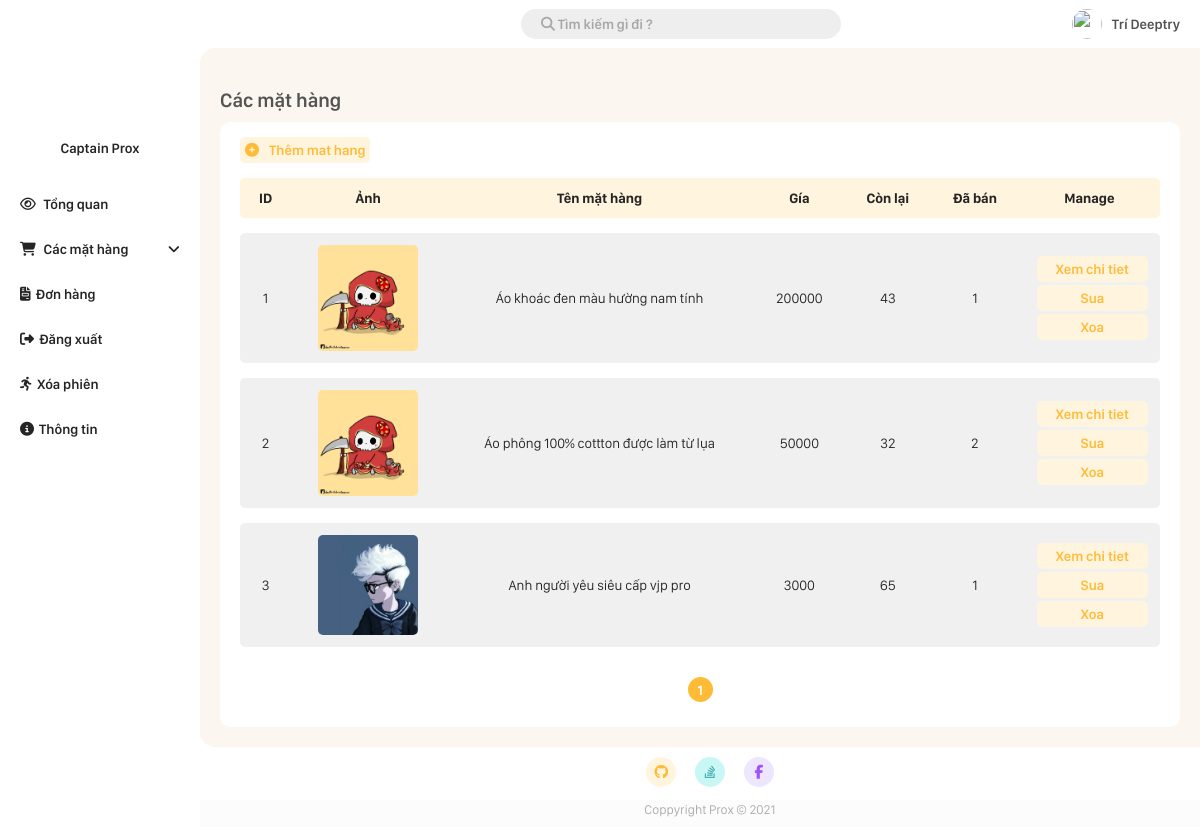
Page /Admin/product.php (signed in) on the earlier database version.
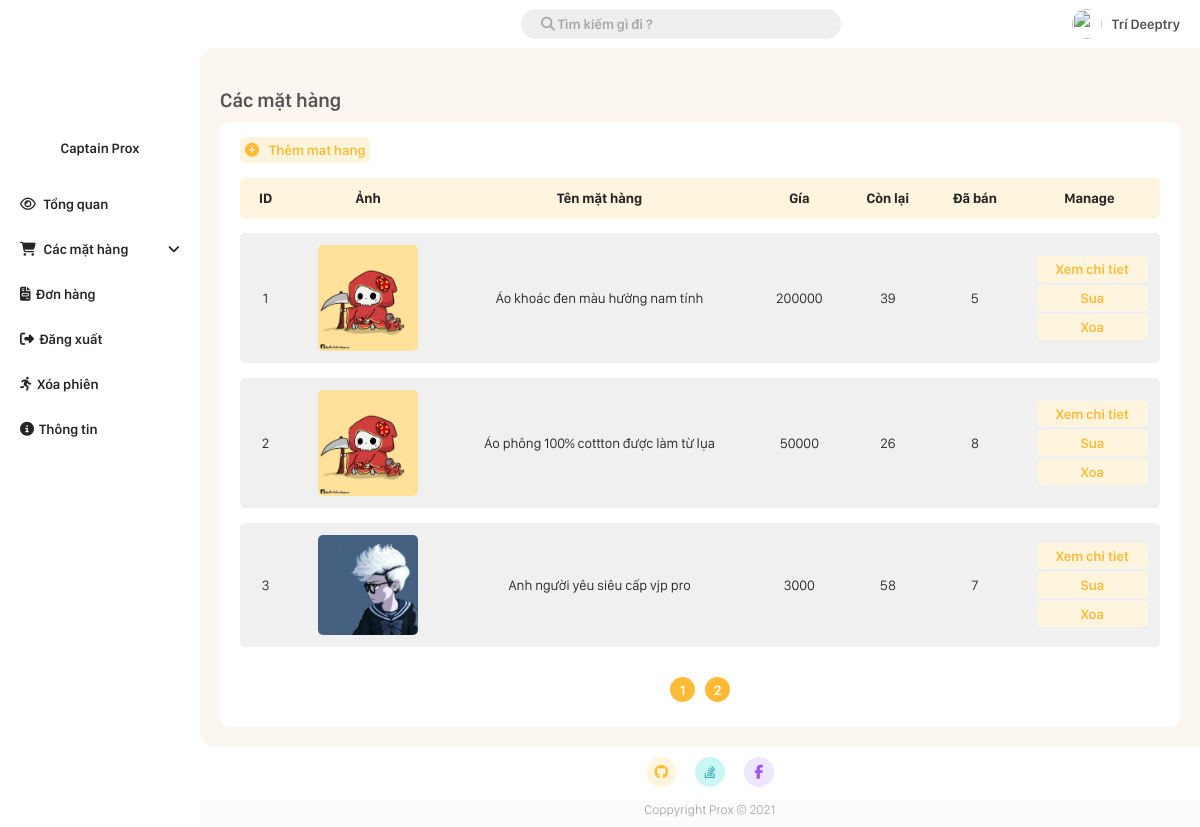
Same page on the later database version.
### tables this page shows
CREATE TABLE `product` (
  `id` int(11) NOT NULL,
  `name` varchar(50) NOT NULL,
  `description` text NOT NULL,
  `image` text NOT NULL,
  `cost` double NOT NULL,
  `quantity` int(11) NOT NULL,
  `manufacturer_id` int(11) NOT NULL,
  `sold` int(11) NOT NULL DEFAULT '0',
  `type_id` int(11) NOT NULL DEFAULT '1'
);

### Admin/product.php (the view, shortened to what this page needs)
<!DOCTYPE html>
<html lang="en">
<head>
  <link rel="stylesheet" href="./CSS/style.css?v=2.4">
</head>
<body>
  <?php
  $page = 1;
  $search = "";
  $number_of_post_query = "SELECT count(*) FROM product WHERE name like '%$search%'";
  $post_array = mysqli_query($connect, $number_of_post_query);
  $result_array = mysqli_fetch_array($post_array);
  $number_of_post = $result_array['count(*)'];
  $number_post_per_page = 3;
  $number_of_page = ceil($number_of_post / $number_post_per_page);
  $number_of_skip_page = $number_post_per_page * ($page - 1);
  $querry = "SELECT * FROM product WHERE name like '%$search%' LIMIT $number_post_per_page OFFSET $number_of_skip_page ";
  $result = mysqli_query($connect, $querry);
  ?>
  <div class="grid-container">
    <div class="container-header">
      <?php require_once "./root/navbar.php"; ?>
    </div>
    <div class="container-menu">
      <?php require_once "./root/sidebar.php"; ?>
    </div>
    <div class="container-main">
      <h1 class="main-title">Các mặt hàng</h1>
      <div class="add-new-item">
        <a class="link-button" href="./add/add_new_product.php"><i class="fas fa-plus-circle"></i>Thêm mat hang</a>
        <table class="styled-table">
          <thead>
            <tr>
              <th>ID</th>
              <th>Ảnh</th>
              <th>Tên mặt hàng</th>
              <th>Gía</th>
              <th>Còn lại</th>
              <th>Đã bán</th>
              <th>Manage</th>
            </tr>
          </thead>
          <tbody>
            <?php foreach ($result as $product) { ?>
              <tr>
                <td>
                  <?= $product['id']  ?>
                </td>
                <td>
                  <img src="./photos/<?= $product['image']  ?>" alt="" style="width: 100px; border-radius: 5px; margin-left: auto; margin-right: auto;">
                </td>
                <td>
                  <?= $product['name']  ?>
                </td>
                <td>
                  <?= $product['cost']  ?>
                </td>
                <td>
                  <?= $product['quantity']  ?>
                </td>
                <td>
                  <?= $product['sold']  ?>
                </td>
                <td>
                  <a class="link-button" href="./view-infomation/item-information.php?id=<?= $product['id'] ?>"> Xem chi tiet</a>
                  <a class="link-button" href="./edit/edit_product.php?id=<?= $product['id'] ?>"> Sua</a>
                  <a onclick="return confirm('Xac nhan xoa ?')" class="link-button" href="?delete=<?= $product['id'] ?>"> Xoa</a>
                </td>
              </tr>
            <?php } ?>
          </tbody>
        </table>
        <div class="page_number_list">
          <?php for ($i = 1; $i <= $number_of_page; $i++) { ?>
            <div class="page_number">
              <a href="?page=<?php echo $i; ?>&search=<?php echo $search; ?>">
                <?php echo $i; ?>
              </a>
            </div>
          <?php } ?>
        </div>
      </div>
    </div>
    <div class="container-footer">
      <?php require_once "./root/footer.php"; ?>
    </div>
  </div>
</body>
</html>

### Admin/root/navbar.php (shortened to what this page needs)
<!DOCTYPE html>
<html lang="en">
<head>
</head>
<body>
        <div class="header">
            <form action="" method="get" style="margin-right: auto; margin-left: auto;">
                <input id="header-search" name="search" class="fontAwesome" type="search" placeholder="&#xF002; Tìm kiếm gì đi ?">
            </form>
            <ul class="header-menu">
                <li>
                    <img class="header-avt" src="https://i.ibb.co/gjYSPt9/97387265-911934715945271-6195268394929881088-o.jpg" alt="">
                </li>
                <li>
                    <a href="#"><?php
                    if(isset($_SESSION['name'])){
                        echo $_SESSION['name'];
                    }else{
                        echo 'User name';
                    }
                    ?>
                    </a>
                </li>
            </ul>
        </div>
</body>
</html>

### Admin/root/sidebar.php (shortened to what this page needs)
<!DOCTYPE html>
<html lang="en">
<head>
</head>
<body>
<div class="sidebar-menu">
  <div class="sidebar-header">
      <p class="menu-webname">Captain Prox</p>
  </div>
              <ul class="menu">
                <li class="menu-item">
                  <a href="./index.php" class="menu-link"><i class="far fa-eye"></i> <span>Tổng quan</span> </a>
                </li>
                <li class="menu-item">
                  <a href="./product.php" class="menu-link"><i class="fas fa-shopping-cart"></i> <span>Các mặt hàng</span></a>
                  <button onclick="product_child()" class="dropbtn" > <i class="fas fa-angle-down" id="product_btn"></i> </button>
                </li>
                <li class="menu-item">
                  <a href="./bill.php" class="menu-link"><i class="fas fa-file-invoice"></i><span>Đơn hàng</span></a>
                </li>
                <li class="menu-item">
                  <a href="?signout=true" class="menu-link" onclick="return confirm('Bạn muốn đăng xuất ?');"><i class="fas fa-sign-out-alt"></i><span>Đăng xuất</span></a>
                </li>
                <li class="menu-item">
                  <a href="?removeaccount=true" class="menu-link" onclick="return confirm('Bạn muốn xóa phiên đăng nhập hiện tại ?');"><i class="fas fa-running"></i><span>Xóa phiên</span></a>
                </li>
                <li class="menu-item">
                  <a href="#" class="menu-link"><i class="fas fa-info-circle"></i><span>Thông tin</span></a>
                </li>
              </ul>
            </div>
</body>
</html>

### Admin/root/footer.php (shortened to what this page needs)
<!DOCTYPE html>
<html lang="en">
<head>
</head>
<body>
    <div class="footer-basic">
                    <footer>
                        <div class="social">
                            <a class="ogrange" href="#"><i class=" fab fa-github"></i></a>
                            <a class="green" href="#"><i class=" fab fa-stack-overflow"></i></a>
                            <a class="blue" href="#"><i class=" fab fa-facebook-f"></i></a>
                        </div>
                        <p class="copyright">Coppyright Prox © 2021</p>
                    </footer>
                </div>
</body>
</html>

Differences in the rows shown:
changed product "Áo khoác đen màu hường nam tính": quantity "43" → "39"; sold "1" → "5"
changed product "Áo phông 100% cottton được làm từ lụa": quantity "32" → "26"; sold "2" → "8"
changed product "Anh người yêu siêu cấp vjp pro": quantity "65" → "58"; sold "1" → "7"
Other differences:
new list line: "2"
